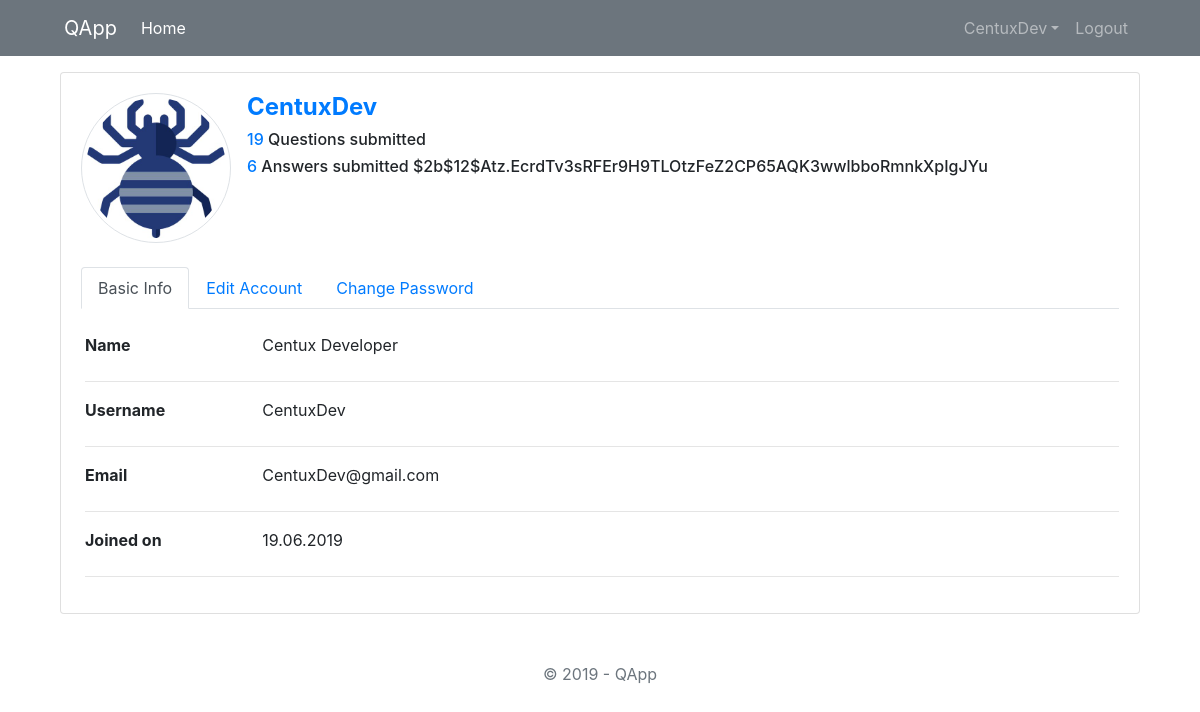
Page /account (signed in) on the committed database.
### qapp/models.py (models this page shows, shortened)
class User(db.Model, UserMixin):
	id = db.Column(db.Integer, primary_key=True)
	username = db.Column(db.String(20), unique=True, nullable=False)
	email = db.Column(db.String(60), unique=True, nullable=False)
	image_file = db.Column(db.String(60), nullable=False, default = 'default.jpg')
	password = db.Column(db.String(60), nullable=False)
	questions = db.relationship('Question', backref='author')
	answers = db.relationship('Answer', backref='author')
	join_date = db.Column(db.DateTime, nullable=False, default=datetime.utcnow)
	name = db.Column(db.String(30))

### qapp/routes.py (the view, shortened to what this page needs)
@app.route('/account', methods=['GET', 'POST'])
@login_required
def account():
	form = EditAccountForm()
	change_pass_form = ChangePasswordForm()
	if not form.validate_on_submit() and request.method == 'POST':
		flash('Unable to update account information. Please check your details.', category='danger')
	return render_template('account.html', title='Account', form=form, change_pass_form=change_pass_form)

### qapp/models.py (called while the page is built)
@login_manager.user_loader
def user_loader(user_id):
	return User.query.get(int(user_id))

### qapp/templates/account.html (shortened to what this page needs)
{% extends 'layout.html' %}
{% block contents %}
<div class="container">
        <div class="row">
            <div class="col-12">
                <div class="card">
                    <div class="card-body">
                        <div class="card-title mb-4">
                            <div class="d-flex justify-content-start">
                                <div class="image-container">
                                    <img src="{{ url_for('static', filename='images/users/'+current_user.image_file)}}" id="imgProfile" style="width: 150px; height: 150px" class="img-thumbnail rounded-circle" />
                                </div>
                                <div class="ml-3">
                                    <h2 class="d-block" style="font-size: 1.5rem; font-weight: bold"><a href="javascript:void(0);">{{ current_user.username }}</a></h2>
                                    <h6 class="d-block"><a href="javascript:void(0)">{{ current_user.questions.__len__() }}</a> Questions submitted</h6>
                                    <h6 class="d-block"><a href="javascript:void(0)">{{ current_user.answers.__len__() }}</a> Answers submitted {{ current_user.password }}</h6>
                                </div>
                            </div>
                        </div>
                        <div class="row">
                            <div class="col-12">
                                <ul class="nav nav-tabs mb-4" id="myTab" role="tablist">
                                    <li class="nav-item">
                                        <a class="nav-link active" id="basicInfo-tab" data-toggle="tab" href="#basicInfo" role="tab" aria-controls="basicInfo" aria-selected="true">Basic Info</a>
                                    </li>
                                    <li class="nav-item">
                                        <a class="nav-link" id="editAccount-tab" data-toggle="tab" href="#editAccount" role="tab" aria-controls="editAccount" aria-selected="false">Edit Account</a>
                                    </li>
                                    <li class="nav-item">
                                        <a class="nav-link" id="changePass-tab" data-toggle="tab" href="#changePass" role="tab" aria-controls="changePass" aria-selected="false">Change Password</a>
                                    </li>
                                </ul>
                                <div class="tab-content ml-1" id="myTabContent">
                                    <div class="tab-pane fade show active" id="basicInfo" role="tabpanel" aria-labelledby="basicInfo-tab">
										    <div class="row">
												<div class="col-sm-3 col-md-2 col-5">
													<label style="font-weight:bold;">Name</label>
												</div>
											<div class="col-md-8 col-6">
                                                {% if current_user.name %}
													{{ current_user.name }}
                                                {% else %}
													----- -----
                                                {% endif %}
											</div>
                                        </div>
                                        <hr />
                                        <div class="row">
                                            <div class="col-sm-3 col-md-2 col-5">
                                                <label style="font-weight:bold;">Username</label>
                                            </div>
                                            <div class="col-md-8 col-6">
                                                {{ current_user.username }}
                                            </div>
                                        </div>
                                        <hr />
                                        <div class="row">
                                            <div class="col-sm-3 col-md-2 col-5">
                                                <label style="font-weight:bold;">Email</label>
                                            </div>
                                            <div class="col-md-8 col-6">
                                                {{ current_user.email }}
                                            </div>
                                        </div>
                                        <hr />
										<div class="row">
                                            <div class="col-sm-3 col-md-2 col-5">
                                                <label style="font-weight:bold;">Joined on</label>
                                            </div>
                                            <div class="col-md-8 col-6">
                                                {{ current_user.join_date.strftime('%d.%m.%Y') }}
                                            </div>
                                        </div>
                                        <hr />
                                    </div>
                                </div>
                            </div>
                        </div>
                    </div>
                </div>
            </div>
        </div>
    </div>
{% endblock contents %}

### qapp/templates/layout.html (shortened to what this page needs)
<!DOCTYPE html>
<html>
	<head>
		<link rel="stylesheet" href="https://stackpath.bootstrapcdn.com/bootstrap/4.3.1/css/bootstrap.min.css"
>
    <link href="https://cdnjs.cloudflare.com/ajax/libs/summernote/0.8.12/summernote-bs4.css" rel="stylesheet">
	</head>
	<body>
		<nav class="navbar navbar-expand-lg navbar-dark bg-secondary mb-3">
		  <a class="navbar-brand ml-5" href="#">QApp</a>
		  <div class="collapse navbar-collapse" id="navbarNav">
			<ul class="navbar-nav mr-5">
			  <li class="nav-item active">
				<a class="nav-link" href="{{ url_for('home') }}">Home</span></a>
			  </li>
			 </ul>
			 <ul class="navbar-nav ml-auto mr-5">
				{% if current_user.is_authenticated %}
				  <li class="nav-item dropdown">
						<a class="nav-link dropdown-toggle" href="#" id="accountDropdown"
							role="button" data-toggle="dropdown" aria-haspopup="true"
								aria-expanded="false">{{ current_user.username }}</a>
				  </li>
			      <li class="nav-item">
					<a class="nav-link" href="{{ url_for('logout') }}">Logout</span></a>
				  </li>
				{% endif %}
			</ul>
		  </div>
		</nav>
		<div class="container">
			{% block contents %}
			{% endblock %}
		</div>
	</body>
	<footer>
		<p class="mt-5 mb-3 text-muted text-center">&copy; 2019 - QApp</p>
	</footer>
</html>

### rows in the picture
User: username "CentuxDev", image_file (picture), password "$2b$12$Atz.EcrdTv3sRFEr9H9TLOtzFeZ2CP65AQK3wwlbboRmnkXpIgJYu", name "Centux Developer", email "CentuxDev@gmail.com", join_date "19.06.2019"

### other values in the picture
{{ current_user.questions.__len__() }} "19"
{{ current_user.answers.__len__() }} "6"
